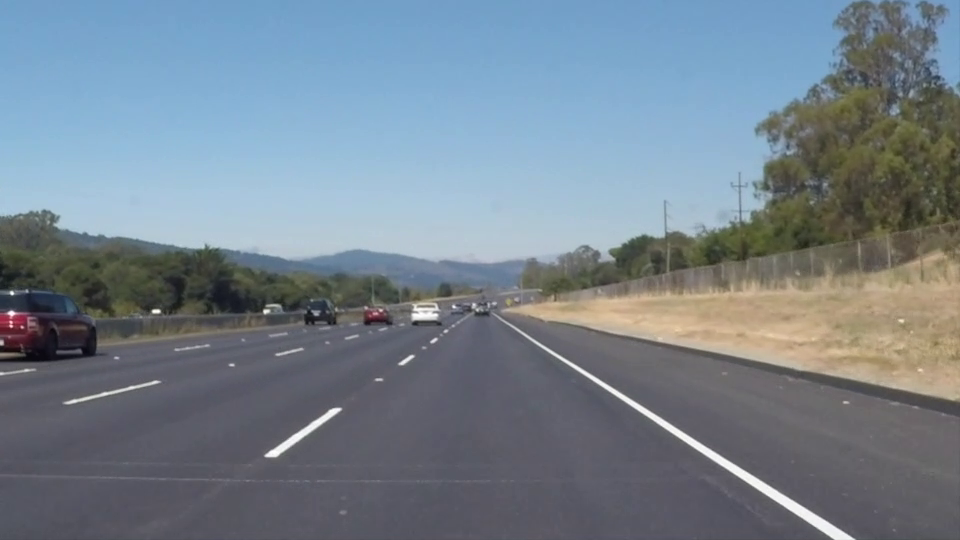
#> input picture frame 22 of scripts_aula/OpenCV_Sistemas_Autonomos_36_Exemplos/dados/direcao_udacity.mp4, 960 x 540 px, given in place of estrada_120_frames.mp4, which was not available
$ python 23_item_a_50_frames.py   (older library calls are emulated)
#> lines starting #> are read from the running program, lines starting #| are printed output that depends on the picture; pictures that were not available may be replaced by others from this repository, and a replacement may not be noted
"""EXEMPLO 23/32 - Executar Item A durante 50 frames consecutivos

OBJETIVO: Executar Item A durante 50 frames consecutivos.
COMO FUNCIONA: Para cada frame, aplica BEV, HLS+Sobel, Canny, Hough e reprojecao inversa.
ENTRADA: dados/estrada_120_frames.mp4 (amostra didatica sintetica).
SAIDA ESPERADA: MP4 de 50 frames, paineis PNG e overlays PNG; contagem no terminal.
COMO EXECUTAR: python exemplos/23_item_a_50_frames.py
EXPERIMENTE: Inspecione os frames 0 e 49. Para video externo: --video caminho.mp4.
DEPENDENCIAS: cv2, numpy; nao importa nenhum outro arquivo .py.
ATENCAO: os quatro pontos foram escolhidos para a amostra do pacote."""

from pathlib import Path
import argparse
import csv
import cv2
import numpy as np

RAIZ = Path(__file__).resolve().parent.parent
VIDEO_PADRAO = RAIZ / "dados" / "estrada_120_frames.mp4"
PASTA_SAIDA = RAIZ / "saida"
PASTA_SAIDA.mkdir(exist_ok=True, parents=True)
LARGURA, ALTURA = 1280, 720
SRC = np.float32([[570, 430], [710, 430], [1150, 710], [130, 710]])
DST = np.float32([[290, 0], [990, 0], [990, 719], [290, 719]])
M = cv2.getPerspectiveTransform(SRC, DST)
M_INVERSA = cv2.getPerspectiveTransform(DST, SRC)

def criar_mascara(bev):
    # HLS identifica cores; Sobel X identifica transicoes de intensidade.
    hls = cv2.cvtColor(bev, cv2.COLOR_BGR2HLS)
    l, s = hls[:, :, 1], hls[:, :, 2]
    cinza = cv2.cvtColor(bev, cv2.COLOR_BGR2GRAY)
    grad = np.abs(cv2.Sobel(cinza, cv2.CV_64F, 1, 0, ksize=3))
    sobel = np.uint8(255 * grad / (grad.max() + 1e-9))
    amarelo = (s >= 90) & (l >= 75)
    branco = (l >= 165) & (s < 95)
    mascara = np.uint8((amarelo | branco | (sobel >= 23)) * 255)
    return cv2.morphologyEx(mascara, cv2.MORPH_CLOSE,
                            np.ones((5, 5), dtype=np.uint8))


def detectar_segmentos(mascara):
    # Bordas de Canny -> segmentos da transformacao probabilistica de Hough.
    arestas = cv2.Canny(mascara, 60, 150)
    linhas = cv2.HoughLinesP(arestas, 1, np.pi / 180, 35,
                            minLineLength=35, maxLineGap=70)
    view = cv2.cvtColor(mascara, cv2.COLOR_GRAY2BGR)
    if linhas is not None:
        for x1, y1, x2, y2 in linhas.reshape(-1, 4):
            cv2.line(view, (x1, y1), (x2, y2), (0, 120, 255), 2)
    return linhas, view


def painel_4(original, bev, mascara, hough):
    pares = [("1. ORIGINAL", original), ("2. BEV", bev),
             ("3. HLS + SOBEL", mascara), ("4. CANNY + HOUGH", hough)]
    blocos = []
    for titulo, img in pares:
        if img.ndim == 2:
            img = cv2.cvtColor(img, cv2.COLOR_GRAY2BGR)
        img = cv2.resize(img, (640, 360))
        cv2.rectangle(img, (0, 0), (640, 38), (20, 30, 45), -1)
        cv2.putText(img, titulo, (15, 27), cv2.FONT_HERSHEY_SIMPLEX,
                    0.7, (255, 255, 255), 2)
        blocos.append(img)
    return np.vstack((np.hstack(blocos[:2]), np.hstack(blocos[2:])))

def processar_frame(frame):
    """Retorna o painel e a sobreposicao de segmentos na perspectiva original."""
    frame = cv2.resize(frame, (LARGURA, ALTURA))
    bev = cv2.warpPerspective(frame, M, (LARGURA, ALTURA))
    mascara = criar_mascara(bev)
    segmentos, vista_hough = detectar_segmentos(mascara)
    camada_bev = np.zeros_like(frame)
    if segmentos is not None:
        for x1, y1, x2, y2 in segmentos.reshape(-1, 4):
            medio = (x1 + x2) / 2
            if abs(x2 - x1) <= 120 and (medio < 510 or medio > 770):
                cv2.line(camada_bev, (x1, y1), (x2, y2), (0, 230, 0), 7)
    camada_camera = cv2.warpPerspective(camada_bev, M_INVERSA,
                                        (LARGURA, ALTURA))
    sobreposicao = cv2.addWeighted(frame, 1, camada_camera, 0.9, 0)
    painel = painel_4(frame, bev, mascara, vista_hough)
    qtd = 0 if segmentos is None else len(segmentos)
    return painel, sobreposicao, qtd


def main():
    parser = argparse.ArgumentParser()
    parser.add_argument("--video", default=str(VIDEO_PADRAO))
    args = parser.parse_args()
    captura = cv2.VideoCapture(args.video)
    if not captura.isOpened():
        raise FileNotFoundError(f"Video nao abriu: {args.video}")
    caminho_mp4 = PASTA_SAIDA / "23_item_a_50_frames.mp4"
    escritor = cv2.VideoWriter(str(caminho_mp4),
                               cv2.VideoWriter_fourcc(*"mp4v"), 20,
                               (LARGURA, ALTURA))
    if not escritor.isOpened():
        raise RuntimeError("VideoWriter mp4v nao esta disponivel.")
    total = 0
    try:
        for indice in range(50):
            valido, frame = captura.read()
            if not valido:
                raise RuntimeError(f"Video acabou antes de 50 frames: {indice} lidos.")
            painel, resultado, qtd = processar_frame(frame)
            escritor.write(painel)
            if indice in (0, 49):
                cv2.imwrite(str(PASTA_SAIDA / f"23_painel_frame_{indice:03d}.png"), painel)
                cv2.imwrite(str(PASTA_SAIDA / f"23_overlay_frame_{indice:03d}.png"), resultado)
            print(f"Frame {indice + 1:03d}/50 | segmentos de Hough: {qtd}")
            total += 1
#> this loop made 31 passes
#> qtd on passes 1 to 8: 28, 34, 32, 29, 26, 27, 23, 25
#> (printed output is left out)
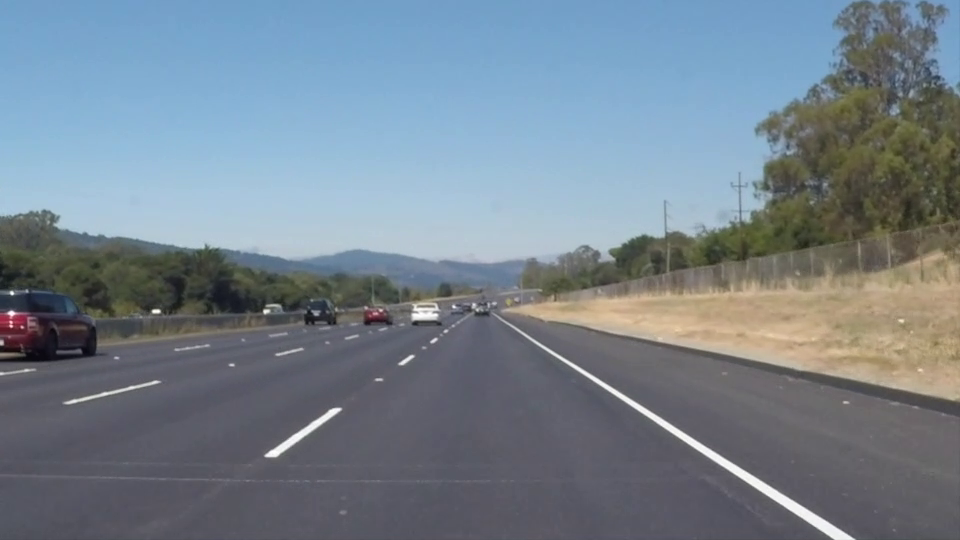
#> input picture frame 22 of scripts_aula/OpenCV_Sistemas_Autonomos_36_Exemplos/dados/direcao_udacity.mp4, 960 x 540 px, given in place of estrada_120_frames.mp4, which was not available
#> pass 1, in processar_frame, `bev = cv2.warpPerspective(frame, M, (LARGURA, ALTURA))`:
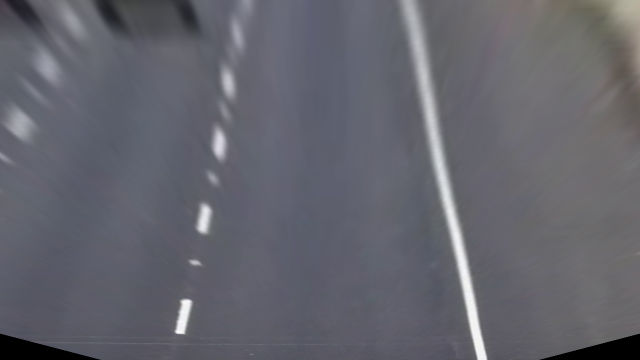
#> bev: shape (720, 1280, 3) (shown at 1/2 size); mean of channels 0, 1, 2 109.1, 100.4, 100; drawn as B, G, R
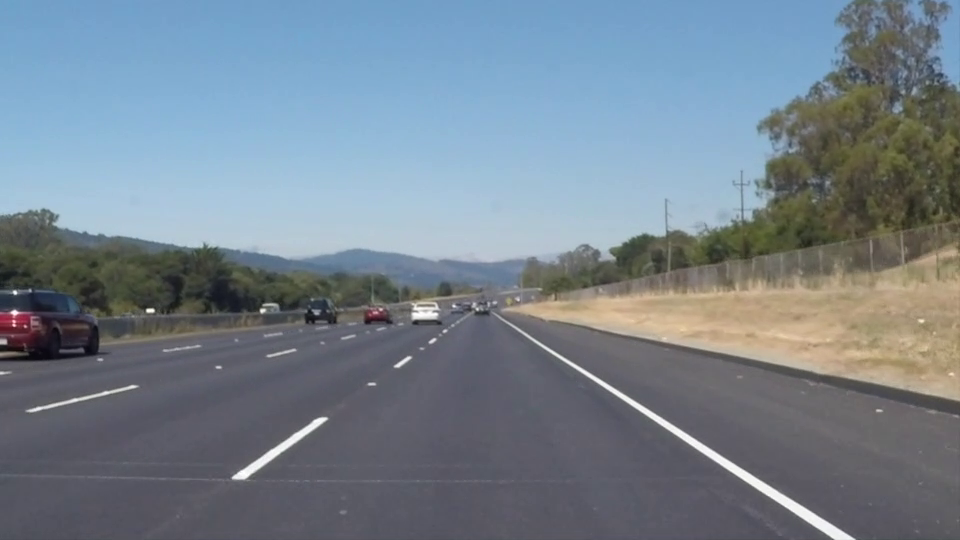
#> input picture frame 23 of scripts_aula/OpenCV_Sistemas_Autonomos_36_Exemplos/dados/direcao_udacity.mp4, 960 x 540 px, given in place of estrada_120_frames.mp4, which was not available
#> after the loop:
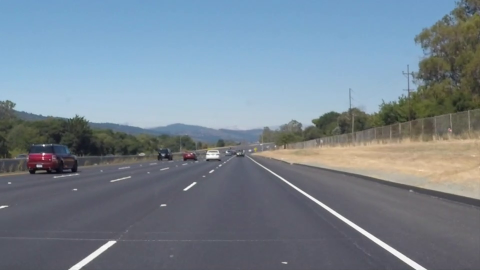
#> frame: shape (540, 960, 3) (shown at 1/2 size); mean B, G, R 144.5, 132, 118.4
#> after the loop:
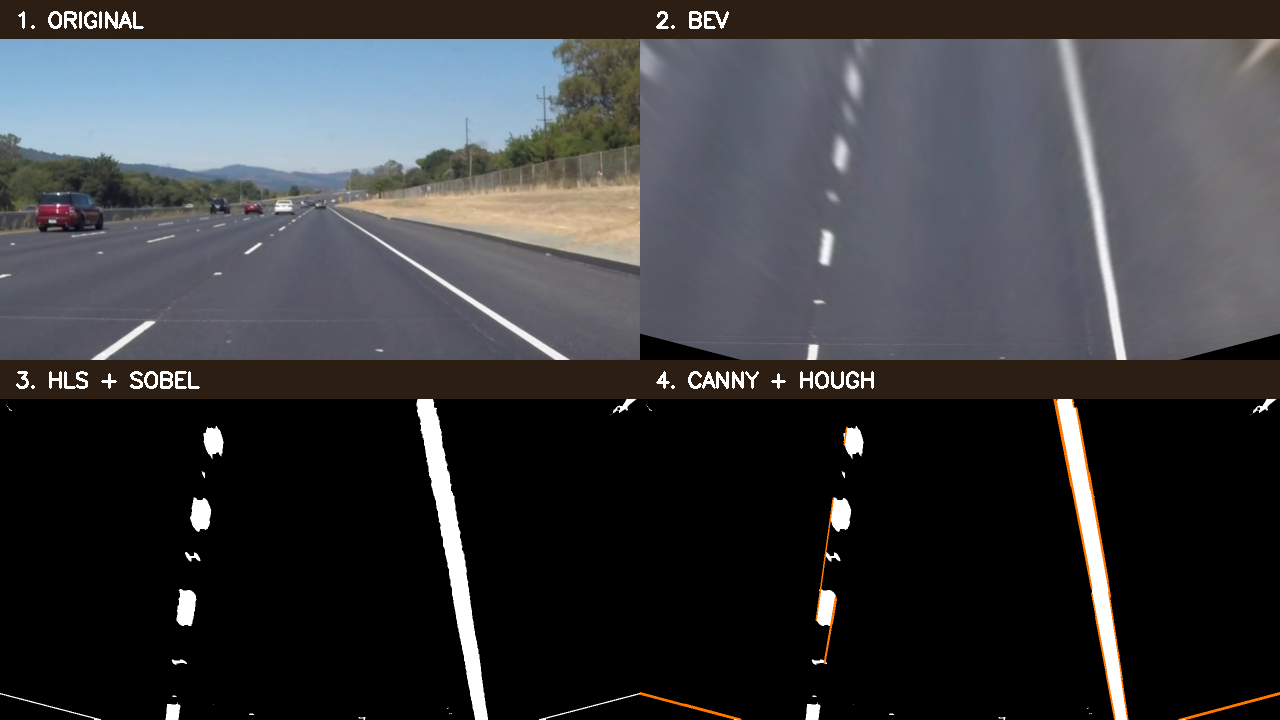
#> painel: shape (720, 1280, 3); mean B, G, R 62.6, 59.6, 59
#> after the loop, total = 30
    finally:
        captura.release()
        escritor.release()
    print(f"Item A concluido: {total} frames continuos; saida: {caminho_mp4}")


if __name__ == "__main__":
    main()

$ run again, starting later in the video
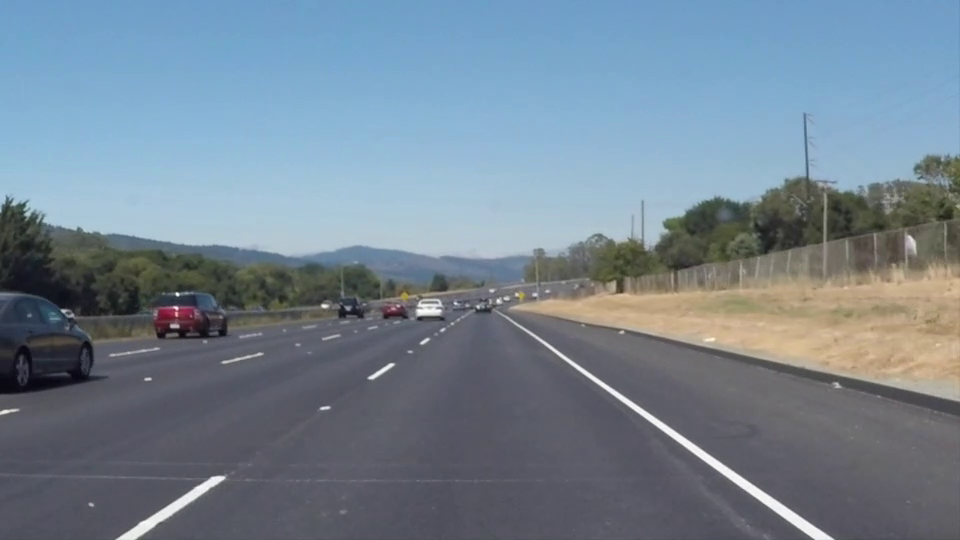
#> input picture frame 99 of scripts_aula/OpenCV_Sistemas_Autonomos_36_Exemplos/dados/direcao_udacity.mp4, 960 x 540 px, given in place of estrada_120_frames.mp4, which was not available
#> the loop in main, `for indice in range(50):` made 31 passes
#> qtd on passes 1 to 8: 27, 23, 22, 24, 27, 24, 28, 26
#> (printed output is left out)
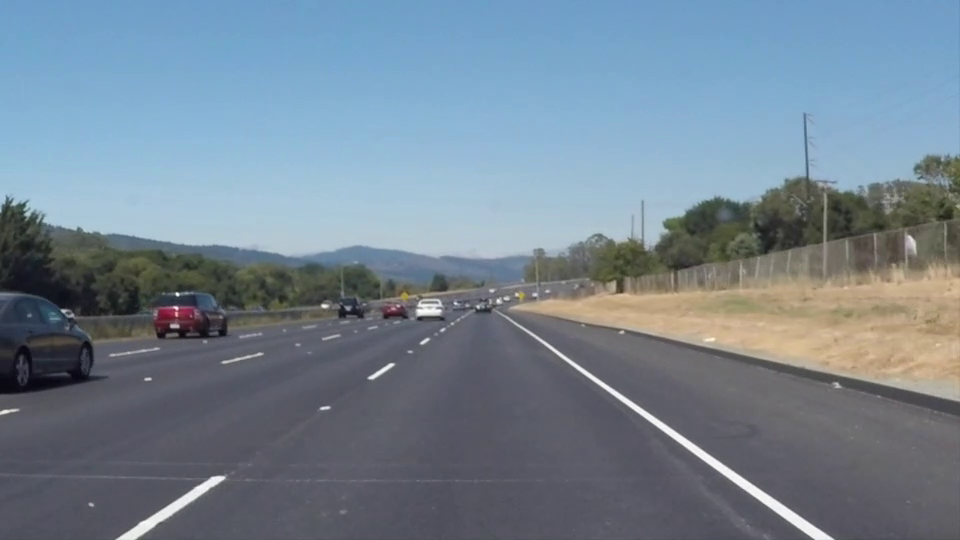
#> input picture frame 99 of scripts_aula/OpenCV_Sistemas_Autonomos_36_Exemplos/dados/direcao_udacity.mp4, 960 x 540 px, given in place of estrada_120_frames.mp4, which was not available
#> pass 1, in processar_frame, `bev = cv2.warpPerspective(frame, M, (LARGURA, ALTURA))`:
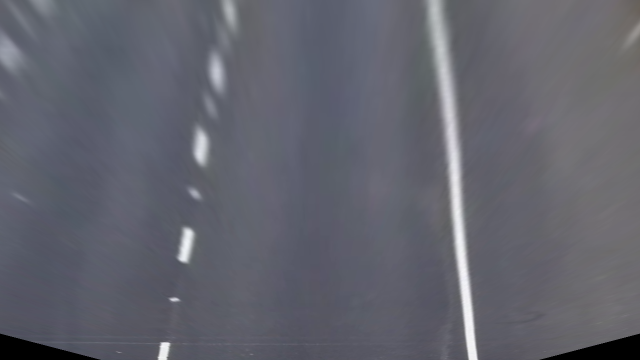
#> bev: shape (720, 1280, 3) (shown at 1/2 size); mean of channels 0, 1, 2 109.4, 99.4, 98.2; drawn as B, G, R
#> after the loop in main, `for indice in range(50):`:
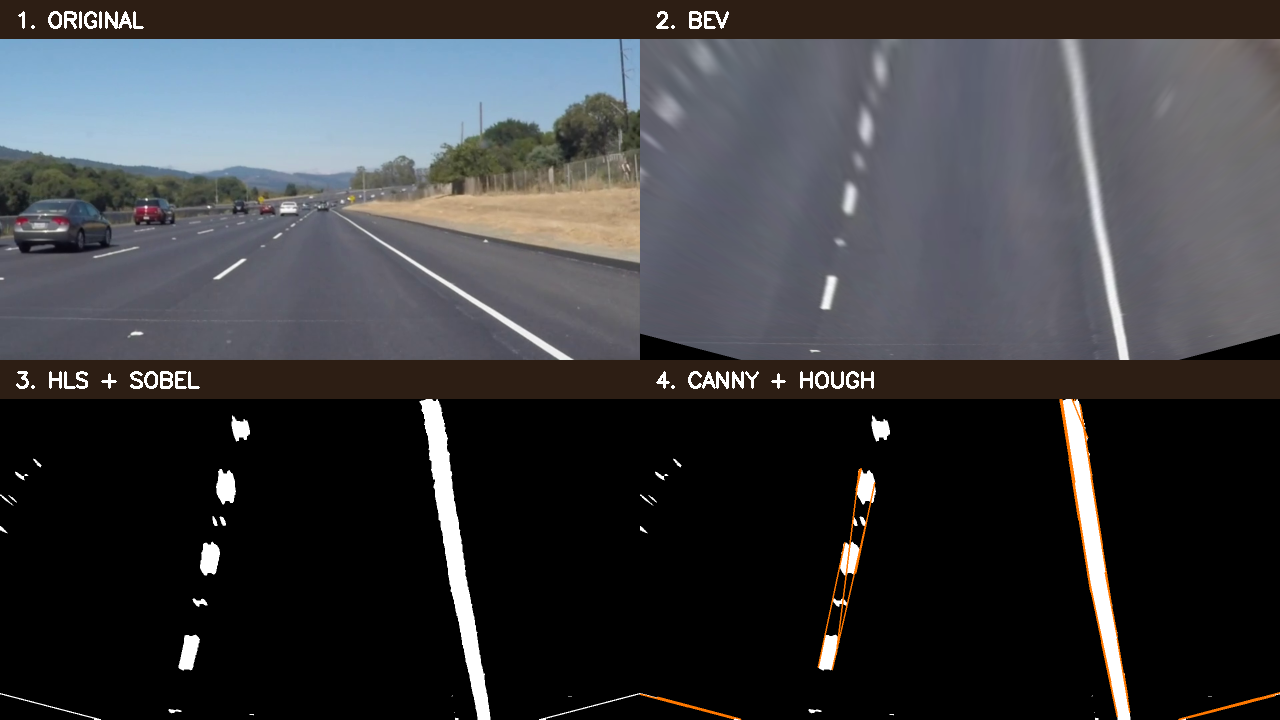
#> painel: shape (720, 1280, 3); mean B, G, R 62.9, 59.9, 59.3
#> after the loop in main, `for indice in range(50):`: total = 30

$ run again, starting later in the video
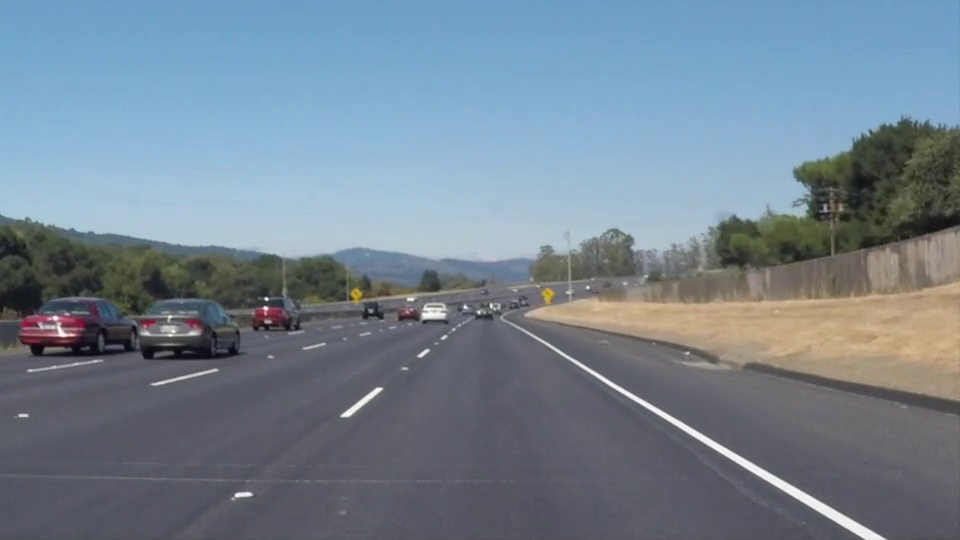
#> input picture frame 176 of scripts_aula/OpenCV_Sistemas_Autonomos_36_Exemplos/dados/direcao_udacity.mp4, 960 x 540 px, given in place of estrada_120_frames.mp4, which was not available
#> the loop in main, `for indice in range(50):` made 31 passes
#> qtd on passes 1 to 8: 27, 31, 26, 33, 30, 33, 28, 28
#> (printed output is left out)
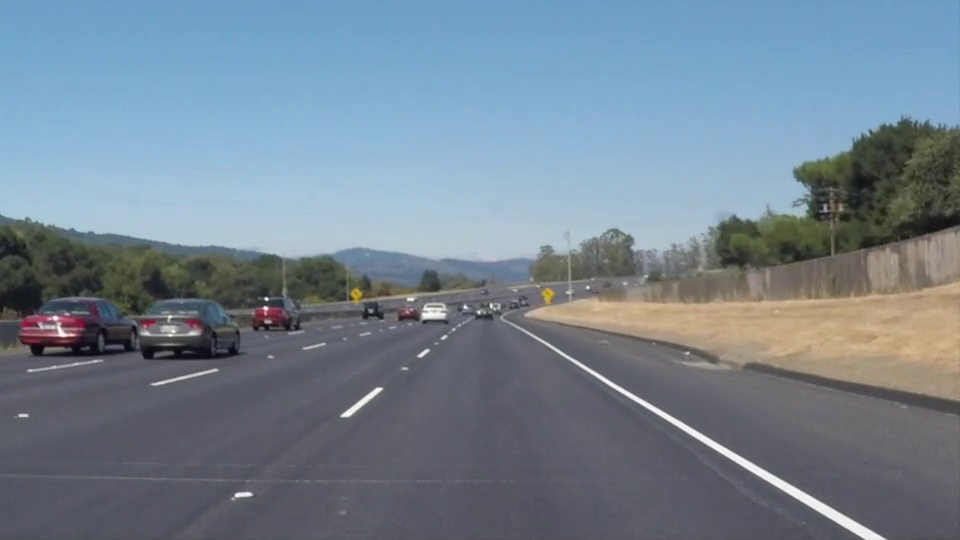
#> input picture frame 176 of scripts_aula/OpenCV_Sistemas_Autonomos_36_Exemplos/dados/direcao_udacity.mp4, 960 x 540 px, given in place of estrada_120_frames.mp4, which was not available
#> pass 1, in processar_frame, `bev = cv2.warpPerspective(frame, M, (LARGURA, ALTURA))`:
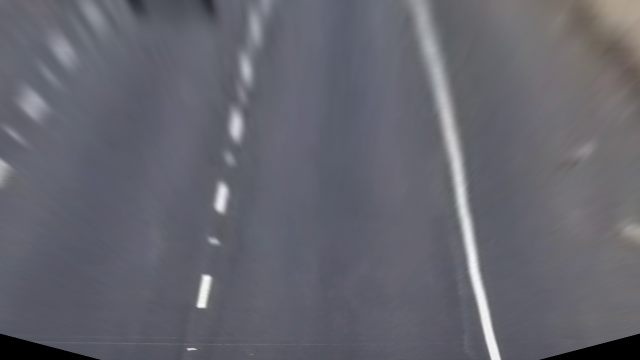
#> bev: shape (720, 1280, 3) (shown at 1/2 size); mean of channels 0, 1, 2 109.8, 101, 100.3; drawn as B, G, R
#> after the loop in main, `for indice in range(50):`:
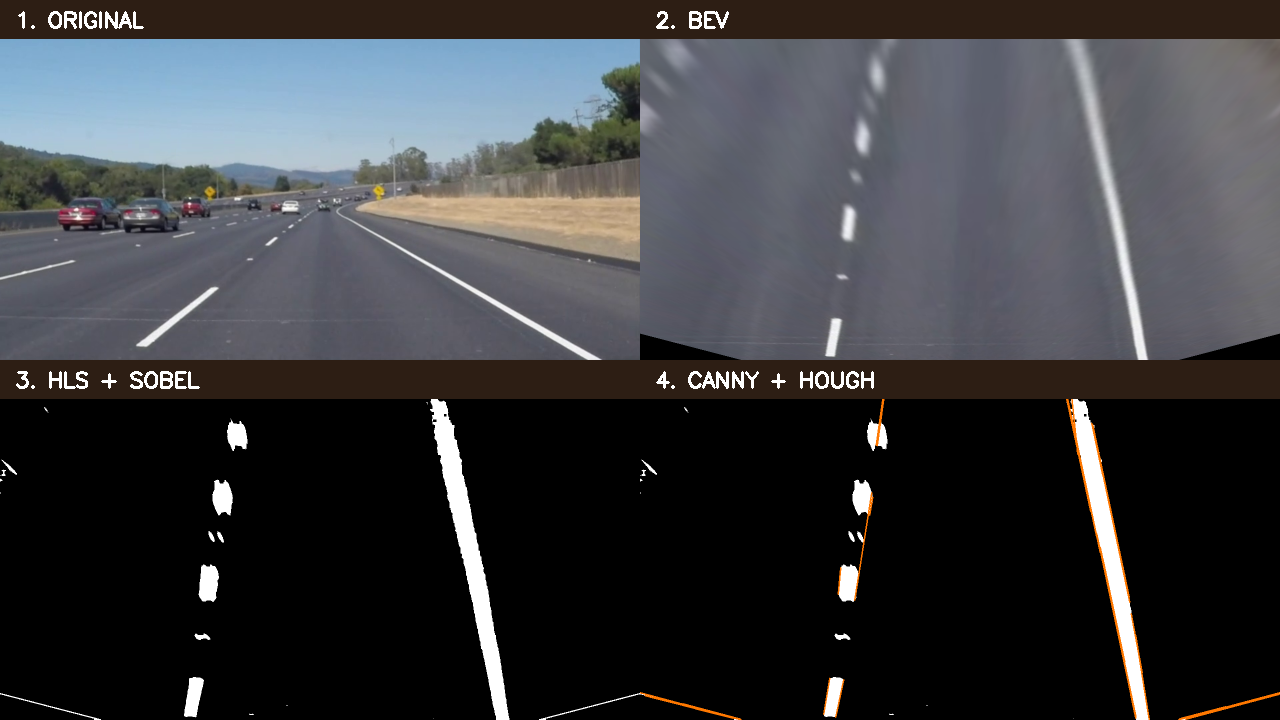
#> painel: shape (720, 1280, 3); mean B, G, R 63.2, 60.1, 59.2
#> after the loop in main, `for indice in range(50):`: total = 30
